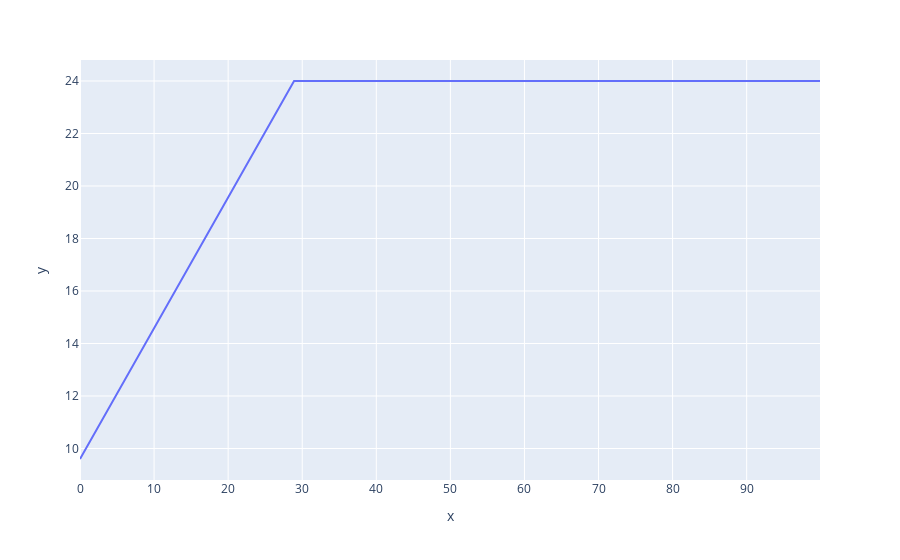

The notebook cell saved with this chart:
### Markdown cell above
Show the income effect.

### Code cell
import plotly.express as px

transfers_array = np.arange(0, 100, 0.1)
leisure_array = optimal_leisure(
    leisure_exponent=0.5,
    consumption_exponent=0.5,
    wage=1,
    tax_rate=0.2,
    transfers=transfers_array,
)

px.line(x=transfers_array, y=leisure_array)

### Figure 1 — Plotly figure (JSON) as saved in the notebook; plotly's stock layout.template omitted (floating-point values rounded to 4 significant figures; data arrays with more than 128 entries replaced by an {"elided": "..."} marker saying what was removed)
{"data": [{"hovertemplate": "x=%{x}<br>y=%{y}<extra></extra>", "legendgroup": "", "line": {"color": "#636efa", "dash": "solid"}, "marker": {"symbol": "circle"}, "mode": "lines", "name": "", "orientation": "v", "showlegend": false, "type": "scatter", "x": {"elided": "1000 float values"}, "xaxis": "x", "y": {"elided": "1000 float values"}, "yaxis": "y"}], "layout": {"legend": {"tracegroupgap": 0}, "margin": {"t": 60}, "xaxis": {"anchor": "y", "domain": [0, 1], "title": {"text": "x"}}, "yaxis": {"anchor": "x", "domain": [0, 1], "title": {"text": "y"}}}}
